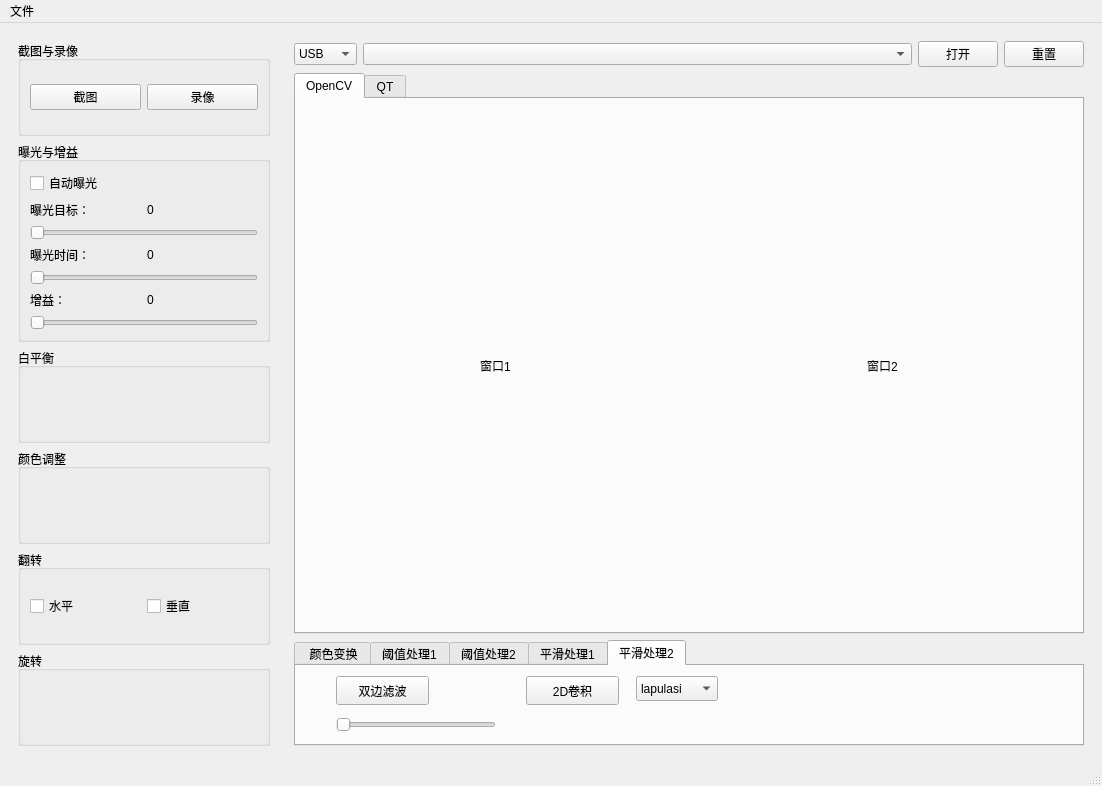
<?xml version="1.0" encoding="UTF-8"?>
<ui version="4.0">
 <class>MainWindow</class>
 <widget class="QMainWindow" name="MainWindow">
  <property name="geometry">
   <rect>
    <x>0</x>
    <y>0</y>
    <width>1102</width>
    <height>786</height>
   </rect>
  </property>
  <property name="minimumSize">
   <size>
    <width>576</width>
    <height>324</height>
   </size>
  </property>
  <property name="windowTitle">
   <string>ToupView_Camera</string>
  </property>
  <widget class="QWidget" name="centralwidget">
   <layout class="QHBoxLayout" name="horizontalLayout_2">
    <item>
     <widget class="QWidget" name="widget_2" native="true">
      <property name="sizePolicy">
       <sizepolicy hsizetype="MinimumExpanding" vsizetype="MinimumExpanding">
        <horstretch>2</horstretch>
        <verstretch>0</verstretch>
       </sizepolicy>
      </property>
      <layout class="QVBoxLayout" name="verticalLayout_4">
       <item>
        <widget class="QGroupBox" name="groupBox">
         <property name="title">
          <string>截图与录像</string>
         </property>
         <layout class="QHBoxLayout" name="horizontalLayout_3">
          <item>
           <widget class="QPushButton" name="pushButton_2">
            <property name="sizePolicy">
             <sizepolicy hsizetype="Preferred" vsizetype="Fixed">
              <horstretch>0</horstretch>
              <verstretch>0</verstretch>
             </sizepolicy>
            </property>
            <property name="text">
             <string>截图</string>
            </property>
           </widget>
          </item>
          <item>
           <widget class="QPushButton" name="pushButton_3">
            <property name="sizePolicy">
             <sizepolicy hsizetype="Preferred" vsizetype="Fixed">
              <horstretch>0</horstretch>
              <verstretch>0</verstretch>
             </sizepolicy>
            </property>
            <property name="text">
             <string>录像</string>
            </property>
            <property name="checkable">
             <bool>true</bool>
            </property>
           </widget>
          </item>
         </layout>
        </widget>
       </item>
       <item>
        <widget class="QGroupBox" name="groupBox_3">
         <property name="title">
          <string>曝光与增益</string>
         </property>
         <layout class="QGridLayout" name="gridLayout_3">
          <item row="0" column="0">
           <widget class="QCheckBox" name="checkBox">
            <property name="text">
             <string>自动曝光</string>
            </property>
           </widget>
          </item>
          <item row="8" column="0">
           <widget class="QSlider" name="horizontalSlider_2">
            <property name="orientation">
             <enum>Qt::Horizontal</enum>
            </property>
           </widget>
          </item>
          <item row="5" column="0">
           <widget class="QSlider" name="horizontalSlider">
            <property name="orientation">
             <enum>Qt::Horizontal</enum>
            </property>
           </widget>
          </item>
          <item row="11" column="0">
           <widget class="QSlider" name="horizontalSlider_3">
            <property name="orientation">
             <enum>Qt::Horizontal</enum>
            </property>
           </widget>
          </item>
          <item row="2" column="0">
           <layout class="QHBoxLayout" name="horizontalLayout_4">
            <item>
             <widget class="QLabel" name="label_2">
              <property name="text">
               <string>曝光目标：</string>
              </property>
             </widget>
            </item>
            <item>
             <widget class="QLabel" name="label_6">
              <property name="text">
               <string>0</string>
              </property>
             </widget>
            </item>
           </layout>
          </item>
          <item row="6" column="0">
           <layout class="QHBoxLayout" name="horizontalLayout_5">
            <item>
             <widget class="QLabel" name="label_3">
              <property name="text">
               <string>曝光时间：</string>
              </property>
             </widget>
            </item>
            <item>
             <widget class="QLabel" name="label_5">
              <property name="text">
               <string>0</string>
              </property>
             </widget>
            </item>
           </layout>
          </item>
          <item row="9" column="0">
           <layout class="QHBoxLayout" name="horizontalLayout_6">
            <item>
             <widget class="QLabel" name="label_4">
              <property name="text">
               <string>增益：</string>
              </property>
             </widget>
            </item>
            <item>
             <widget class="QLabel" name="label">
              <property name="text">
               <string>0</string>
              </property>
             </widget>
            </item>
           </layout>
          </item>
         </layout>
        </widget>
       </item>
       <item>
        <widget class="QGroupBox" name="groupBox_2">
         <property name="title">
          <string>白平衡</string>
         </property>
        </widget>
       </item>
       <item>
        <widget class="QGroupBox" name="groupBox_4">
         <property name="title">
          <string>颜色调整</string>
         </property>
        </widget>
       </item>
       <item>
        <widget class="QGroupBox" name="groupBox_5">
         <property name="title">
          <string>翻转</string>
         </property>
         <layout class="QGridLayout" name="gridLayout_4">
          <item row="0" column="0">
           <widget class="QCheckBox" name="checkBox_2">
            <property name="text">
             <string>水平</string>
            </property>
           </widget>
          </item>
          <item row="0" column="1">
           <widget class="QCheckBox" name="checkBox_3">
            <property name="text">
             <string>垂直</string>
            </property>
           </widget>
          </item>
         </layout>
        </widget>
       </item>
       <item>
        <widget class="QGroupBox" name="groupBox_6">
         <property name="title">
          <string>旋转</string>
         </property>
        </widget>
       </item>
      </layout>
     </widget>
    </item>
    <item>
     <widget class="QWidget" name="widget_1" native="true">
      <property name="sizePolicy">
       <sizepolicy hsizetype="Expanding" vsizetype="Expanding">
        <horstretch>6</horstretch>
        <verstretch>0</verstretch>
       </sizepolicy>
      </property>
      <layout class="QVBoxLayout" name="verticalLayout_2">
       <item>
        <layout class="QHBoxLayout" name="w11">
         <item>
          <widget class="QComboBox" name="m_cbx_camera_type">
           <property name="sizePolicy">
            <sizepolicy hsizetype="Fixed" vsizetype="Fixed">
             <horstretch>0</horstretch>
             <verstretch>0</verstretch>
            </sizepolicy>
           </property>
           <item>
            <property name="text">
             <string>USB</string>
            </property>
           </item>
           <item>
            <property name="text">
             <string>TOUP</string>
            </property>
           </item>
          </widget>
         </item>
         <item>
          <widget class="QComboBox" name="m_cbx_camera_list"/>
         </item>
         <item>
          <widget class="QPushButton" name="m_btn_open_camera">
           <property name="sizePolicy">
            <sizepolicy hsizetype="Fixed" vsizetype="Fixed">
             <horstretch>0</horstretch>
             <verstretch>0</verstretch>
            </sizepolicy>
           </property>
           <property name="text">
            <string>打开</string>
           </property>
           <property name="checkable">
            <bool>true</bool>
           </property>
           <property name="checked">
            <bool>false</bool>
           </property>
          </widget>
         </item>
         <item>
          <widget class="QPushButton" name="m_btn_reset">
           <property name="sizePolicy">
            <sizepolicy hsizetype="Fixed" vsizetype="Fixed">
             <horstretch>0</horstretch>
             <verstretch>0</verstretch>
            </sizepolicy>
           </property>
           <property name="text">
            <string>重置</string>
           </property>
          </widget>
         </item>
        </layout>
       </item>
       <item>
        <widget class="QTabWidget" name="tabWidget">
         <property name="sizePolicy">
          <sizepolicy hsizetype="MinimumExpanding" vsizetype="MinimumExpanding">
           <horstretch>4</horstretch>
           <verstretch>0</verstretch>
          </sizepolicy>
         </property>
         <property name="currentIndex">
          <number>0</number>
         </property>
         <widget class="QWidget" name="tab12">
          <attribute name="title">
           <string>OpenCV</string>
          </attribute>
          <layout class="QHBoxLayout" name="horizontalLayout">
           <item>
            <widget class="QLabel" name="m_lbl_display1">
             <property name="text">
              <string>窗口1</string>
             </property>
             <property name="alignment">
              <set>Qt::AlignCenter</set>
             </property>
            </widget>
           </item>
           <item>
            <widget class="QLabel" name="m_lbl_display2">
             <property name="sizePolicy">
              <sizepolicy hsizetype="Preferred" vsizetype="MinimumExpanding">
               <horstretch>0</horstretch>
               <verstretch>0</verstretch>
              </sizepolicy>
             </property>
             <property name="text">
              <string>窗口2</string>
             </property>
             <property name="alignment">
              <set>Qt::AlignCenter</set>
             </property>
            </widget>
           </item>
          </layout>
         </widget>
         <widget class="QWidget" name="tab11">
          <attribute name="title">
           <string>QT</string>
          </attribute>
         </widget>
        </widget>
       </item>
       <item>
        <widget class="QTabWidget" name="tabWidget_2">
         <property name="sizePolicy">
          <sizepolicy hsizetype="MinimumExpanding" vsizetype="Preferred">
           <horstretch>0</horstretch>
           <verstretch>0</verstretch>
          </sizepolicy>
         </property>
         <property name="currentIndex">
          <number>4</number>
         </property>
         <widget class="QWidget" name="tab_21">
          <attribute name="title">
           <string> 颜色变换</string>
          </attribute>
          <layout class="QGridLayout" name="gridLayout_2">
           <item row="1" column="0">
            <widget class="QPushButton" name="m_btn_Bchannel">
             <property name="sizePolicy">
              <sizepolicy hsizetype="Fixed" vsizetype="Fixed">
               <horstretch>0</horstretch>
               <verstretch>0</verstretch>
              </sizepolicy>
             </property>
             <property name="text">
              <string>蓝色通道</string>
             </property>
             <property name="checkable">
              <bool>true</bool>
             </property>
            </widget>
           </item>
           <item row="1" column="3">
            <widget class="QPushButton" name="m_btn_Rchannel">
             <property name="sizePolicy">
              <sizepolicy hsizetype="Fixed" vsizetype="Fixed">
               <horstretch>0</horstretch>
               <verstretch>0</verstretch>
              </sizepolicy>
             </property>
             <property name="text">
              <string>红色通道</string>
             </property>
             <property name="checkable">
              <bool>true</bool>
             </property>
            </widget>
           </item>
           <item row="0" column="4">
            <widget class="QPushButton" name="m_btn_hsvpro">
             <property name="sizePolicy">
              <sizepolicy hsizetype="Fixed" vsizetype="Fixed">
               <horstretch>0</horstretch>
               <verstretch>0</verstretch>
              </sizepolicy>
             </property>
             <property name="text">
              <string>HSV处理</string>
             </property>
             <property name="checkable">
              <bool>true</bool>
             </property>
            </widget>
           </item>
           <item row="1" column="2">
            <widget class="QPushButton" name="m_btn_Gchannel">
             <property name="sizePolicy">
              <sizepolicy hsizetype="Fixed" vsizetype="Fixed">
               <horstretch>0</horstretch>
               <verstretch>0</verstretch>
              </sizepolicy>
             </property>
             <property name="text">
              <string>绿色通道</string>
             </property>
             <property name="checkable">
              <bool>true</bool>
             </property>
            </widget>
           </item>
           <item row="0" column="2">
            <widget class="QPushButton" name="m_btn_Hist">
             <property name="sizePolicy">
              <sizepolicy hsizetype="Fixed" vsizetype="Fixed">
               <horstretch>0</horstretch>
               <verstretch>0</verstretch>
              </sizepolicy>
             </property>
             <property name="text">
              <string>灰度直方图</string>
             </property>
             <property name="checkable">
              <bool>true</bool>
             </property>
            </widget>
           </item>
           <item row="0" column="3">
            <widget class="QPushButton" name="m_btn_rgbHist">
             <property name="sizePolicy">
              <sizepolicy hsizetype="Fixed" vsizetype="Fixed">
               <horstretch>0</horstretch>
               <verstretch>0</verstretch>
              </sizepolicy>
             </property>
             <property name="text">
              <string>rgb直方图</string>
             </property>
             <property name="checkable">
              <bool>true</bool>
             </property>
            </widget>
           </item>
           <item row="0" column="0">
            <widget class="QPushButton" name="m_btn_graypro">
             <property name="sizePolicy">
              <sizepolicy hsizetype="Fixed" vsizetype="Fixed">
               <horstretch>0</horstretch>
               <verstretch>0</verstretch>
              </sizepolicy>
             </property>
             <property name="text">
              <string>灰度处理</string>
             </property>
             <property name="checkable">
              <bool>true</bool>
             </property>
            </widget>
           </item>
          </layout>
         </widget>
         <widget class="QWidget" name="tab">
          <attribute name="title">
           <string>阈值处理1</string>
          </attribute>
          <widget class="QPushButton" name="m_btn_binarythre">
           <property name="geometry">
            <rect>
             <x>10</x>
             <y>10</y>
             <width>93</width>
             <height>29</height>
            </rect>
           </property>
           <property name="text">
            <string>二值化</string>
           </property>
           <property name="checkable">
            <bool>true</bool>
           </property>
          </widget>
          <widget class="QSlider" name="horizontalSlider_binarythre">
           <property name="geometry">
            <rect>
             <x>0</x>
             <y>50</y>
             <width>160</width>
             <height>18</height>
            </rect>
           </property>
           <property name="sizePolicy">
            <sizepolicy hsizetype="Fixed" vsizetype="Fixed">
             <horstretch>0</horstretch>
             <verstretch>0</verstretch>
            </sizepolicy>
           </property>
           <property name="maximum">
            <number>255</number>
           </property>
           <property name="orientation">
            <enum>Qt::Horizontal</enum>
           </property>
          </widget>
          <widget class="QPushButton" name="m_btn_binarythre_inv">
           <property name="geometry">
            <rect>
             <x>180</x>
             <y>10</y>
             <width>93</width>
             <height>29</height>
            </rect>
           </property>
           <property name="text">
            <string>反二值化</string>
           </property>
           <property name="checkable">
            <bool>true</bool>
           </property>
          </widget>
          <widget class="QSlider" name="horizontalSlider__binarythre_inv">
           <property name="geometry">
            <rect>
             <x>170</x>
             <y>50</y>
             <width>160</width>
             <height>18</height>
            </rect>
           </property>
           <property name="maximum">
            <number>255</number>
           </property>
           <property name="orientation">
            <enum>Qt::Horizontal</enum>
           </property>
          </widget>
          <widget class="QPushButton" name="m_btn_thtr">
           <property name="geometry">
            <rect>
             <x>350</x>
             <y>10</y>
             <width>93</width>
             <height>29</height>
            </rect>
           </property>
           <property name="text">
            <string>截断化</string>
           </property>
           <property name="checkable">
            <bool>true</bool>
           </property>
          </widget>
          <widget class="QSlider" name="horizontalSlider_thtr">
           <property name="geometry">
            <rect>
             <x>340</x>
             <y>50</y>
             <width>160</width>
             <height>18</height>
            </rect>
           </property>
           <property name="maximum">
            <number>255</number>
           </property>
           <property name="orientation">
            <enum>Qt::Horizontal</enum>
           </property>
          </widget>
         </widget>
         <widget class="QWidget" name="tab_22">
          <attribute name="title">
           <string>阈值处理2</string>
          </attribute>
          <layout class="QGridLayout" name="gridLayout_5">
           <item row="2" column="0">
            <widget class="QSlider" name="horizontalSlider_thtoinv">
             <property name="sizePolicy">
              <sizepolicy hsizetype="Expanding" vsizetype="Fixed">
               <horstretch>0</horstretch>
               <verstretch>0</verstretch>
              </sizepolicy>
             </property>
             <property name="maximum">
              <number>255</number>
             </property>
             <property name="orientation">
              <enum>Qt::Horizontal</enum>
             </property>
            </widget>
           </item>
           <item row="2" column="2">
            <widget class="QSlider" name="horizontalSlider_thto">
             <property name="maximum">
              <number>255</number>
             </property>
             <property name="orientation">
              <enum>Qt::Horizontal</enum>
             </property>
            </widget>
           </item>
           <item row="0" column="3">
            <widget class="QPushButton" name="m_btn_adTh">
             <property name="sizePolicy">
              <sizepolicy hsizetype="Fixed" vsizetype="Fixed">
               <horstretch>0</horstretch>
               <verstretch>0</verstretch>
              </sizepolicy>
             </property>
             <property name="text">
              <string>自适应(二值)</string>
             </property>
             <property name="checkable">
              <bool>true</bool>
             </property>
            </widget>
           </item>
           <item row="0" column="2">
            <widget class="QPushButton" name="m_btn_thto">
             <property name="sizePolicy">
              <sizepolicy hsizetype="Fixed" vsizetype="Fixed">
               <horstretch>0</horstretch>
               <verstretch>0</verstretch>
              </sizepolicy>
             </property>
             <property name="text">
              <string>低零</string>
             </property>
             <property name="checkable">
              <bool>true</bool>
             </property>
            </widget>
           </item>
           <item row="0" column="0">
            <widget class="QPushButton" name="m_btn_thtoinv">
             <property name="sizePolicy">
              <sizepolicy hsizetype="Fixed" vsizetype="Fixed">
               <horstretch>0</horstretch>
               <verstretch>0</verstretch>
              </sizepolicy>
             </property>
             <property name="text">
              <string>超零</string>
             </property>
             <property name="checkable">
              <bool>true</bool>
             </property>
            </widget>
           </item>
          </layout>
         </widget>
         <widget class="QWidget" name="tab_2">
          <attribute name="title">
           <string>平滑处理1</string>
          </attribute>
          <widget class="QPushButton" name="m_btn_avblur">
           <property name="geometry">
            <rect>
             <x>40</x>
             <y>10</y>
             <width>93</width>
             <height>29</height>
            </rect>
           </property>
           <property name="text">
            <string>均值滤波</string>
           </property>
           <property name="checkable">
            <bool>true</bool>
           </property>
          </widget>
          <widget class="QPushButton" name="m_btn_bofil">
           <property name="geometry">
            <rect>
             <x>170</x>
             <y>10</y>
             <width>93</width>
             <height>29</height>
            </rect>
           </property>
           <property name="text">
            <string>方框滤波</string>
           </property>
           <property name="checkable">
            <bool>true</bool>
           </property>
          </widget>
          <widget class="QPushButton" name="m_btn_gabl">
           <property name="geometry">
            <rect>
             <x>300</x>
             <y>10</y>
             <width>93</width>
             <height>29</height>
            </rect>
           </property>
           <property name="text">
            <string>高斯滤波</string>
           </property>
           <property name="checkable">
            <bool>true</bool>
           </property>
          </widget>
          <widget class="QPushButton" name="m_btn_mebl">
           <property name="geometry">
            <rect>
             <x>430</x>
             <y>10</y>
             <width>93</width>
             <height>29</height>
            </rect>
           </property>
           <property name="text">
            <string>中值滤波</string>
           </property>
           <property name="checkable">
            <bool>true</bool>
           </property>
          </widget>
         </widget>
         <widget class="QWidget" name="tab_3">
          <attribute name="title">
           <string>平滑处理2</string>
          </attribute>
          <widget class="QPushButton" name="m_btn_bifi">
           <property name="geometry">
            <rect>
             <x>40</x>
             <y>10</y>
             <width>93</width>
             <height>29</height>
            </rect>
           </property>
           <property name="text">
            <string>双边滤波</string>
           </property>
           <property name="checkable">
            <bool>true</bool>
           </property>
          </widget>
          <widget class="QSlider" name="horizontalSlider_bifi">
           <property name="geometry">
            <rect>
             <x>40</x>
             <y>50</y>
             <width>160</width>
             <height>18</height>
            </rect>
           </property>
           <property name="maximum">
            <number>255</number>
           </property>
           <property name="orientation">
            <enum>Qt::Horizontal</enum>
           </property>
          </widget>
          <widget class="QPushButton" name="m_btn_2Dfi">
           <property name="geometry">
            <rect>
             <x>230</x>
             <y>10</y>
             <width>93</width>
             <height>29</height>
            </rect>
           </property>
           <property name="text">
            <string>2D卷积</string>
           </property>
           <property name="checkable">
            <bool>true</bool>
           </property>
          </widget>
          <widget class="QComboBox" name="com_juanjisuanzi">
           <property name="geometry">
            <rect>
             <x>340</x>
             <y>10</y>
             <width>82</width>
             <height>25</height>
            </rect>
           </property>
           <item>
            <property name="text">
             <string>lapulasi</string>
            </property>
           </item>
          </widget>
         </widget>
        </widget>
       </item>
      </layout>
     </widget>
    </item>
   </layout>
  </widget>
  <widget class="QMenuBar" name="menubar">
   <property name="geometry">
    <rect>
     <x>0</x>
     <y>0</y>
     <width>1102</width>
     <height>26</height>
    </rect>
   </property>
   <widget class="QMenu" name="menu">
    <property name="title">
     <string>文件</string>
    </property>
   </widget>
   <addaction name="menu"/>
  </widget>
  <widget class="QStatusBar" name="statusbar"/>
 </widget>
 <resources/>
 <connections/>
</ui>
